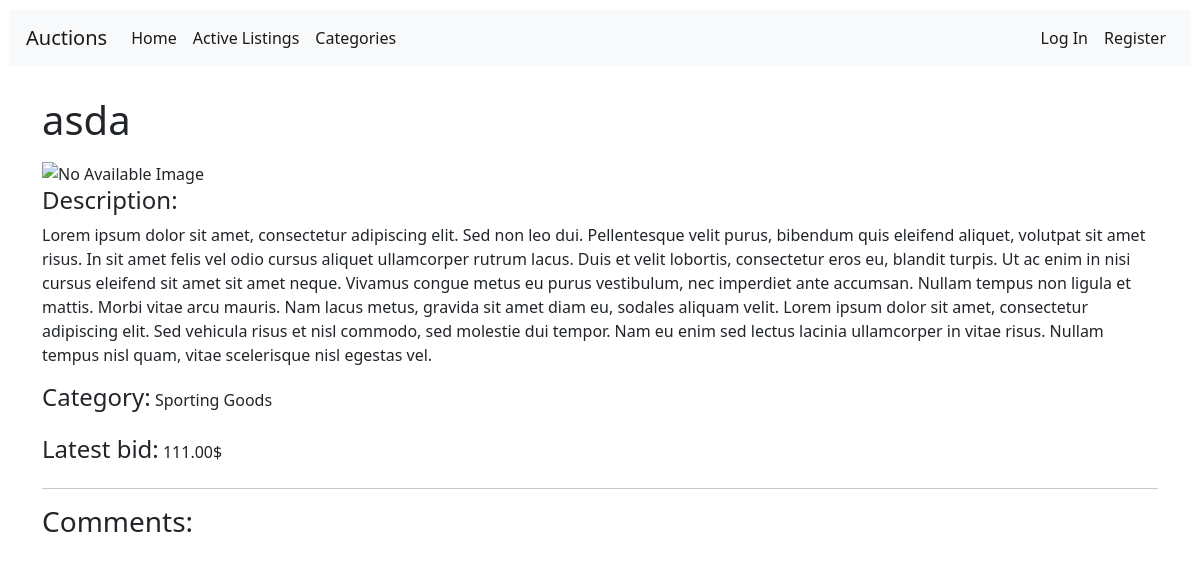
/listing/15, run on an earlier commit of the app's database.
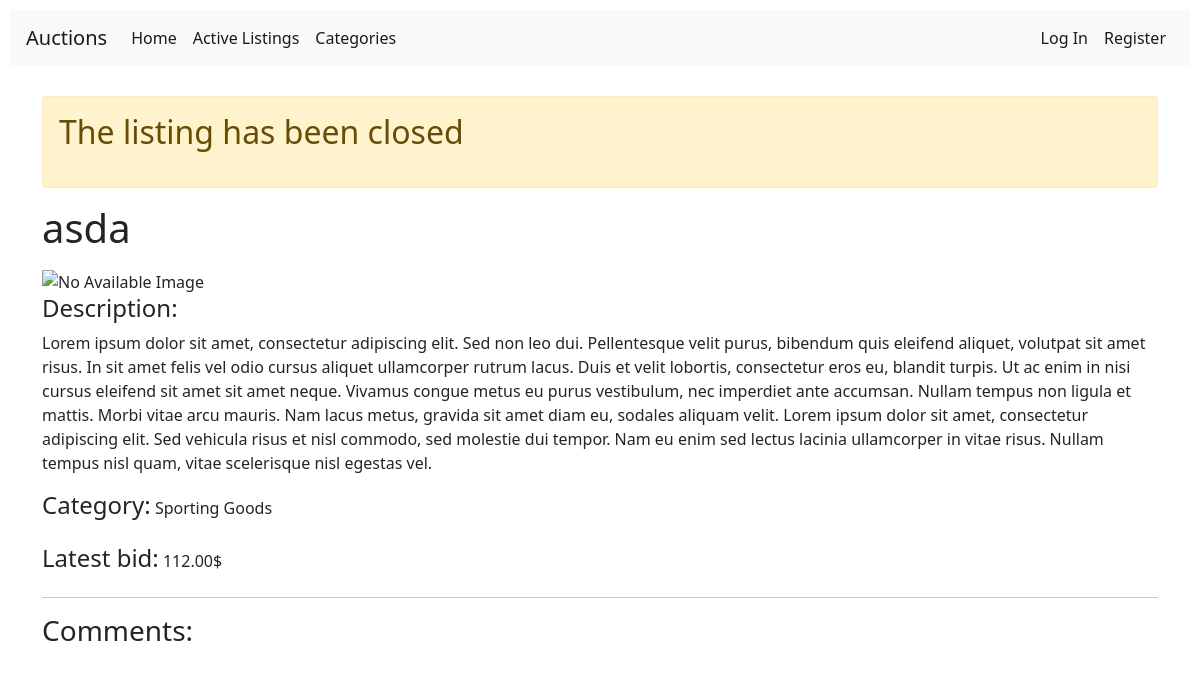
And on a later commit of the database.
### auctions/models.py (models this page shows, shortened)
class listing(models.Model):
    active = models.BooleanField(default=True)
    title = models.CharField(max_length=100)
    description = models.TextField()
    image = models.URLField(blank=True)
    category = models.ForeignKey(category, on_delete=models.CASCADE, related_name="listings")
    user = models.ForeignKey(User, on_delete=models.CASCADE, related_name= "listings", default='0')

class bid(models.Model):
    bid = models.DecimalField(decimal_places=2, max_digits=9)
    listing = models.ForeignKey(listing, on_delete=models.CASCADE, related_name= "bid")
    user = models.ForeignKey(User, on_delete=models.CASCADE, related_name= "bids", default='0')

class category(models.Model):
    category = models.CharField(max_length=40)
    def __str__(self) -> str:
        return self.category

### auctions/views.py (the view)
# urls.py: path("listing/<int:id>", views.showListing, name="showListing"),
def showListing(request, id):
    currentListing = listing.objects.get(pk=id)
    if not currentListing.active:
        show = False
    else:
        show = True
    return render(request, "auctions/showListing.html", {
        'listing': currentListing,
        'comments': comment.objects.filter(listing=currentListing)[::-1],
        'createComment': createComment(),
        'createBid': createBid(),
        'show': show,
    })

### auctions/templates/auctions/showListing.html (shortened to what this page needs)
{% extends "auctions/layout.html" %}
{% block body %}
    {% if not show and listing.bid.last.user.id == user.id %}
        <div class="alert alert-success mb-3" >
            <h2>Congrats! You have won this listing</h2>
        </div>
    {% elif not show %}
        <div class="alert alert-warning mb-3" >
            <h2>The listing has been closed</h2>
        </div>
    {% endif %}
    <h1>{{listing.title}}</h1>
    {% if listing.image %}
        <img src="{{listing.image}}" alt="Product's Image" id="showListingPic">
    {% else %}
        <img id="showListingPic" src="https://upload.wikimedia.org/wikipedia/commons/thumb/a/ac/No_image_available.svg/1024px-No_image_available.svg.png" alt="No Available Image">
    {% endif %}
    <div class="mb-3">
        <h4>Description:</h4>
        {{listing.description}}
    </div>
    <div class="mb-3">
        <label class="h4">Category: </label>
        {{listing.category}}
    </div>
    <div class="mb-3">
        <label class="h4">Latest bid: </label>
        {{listing.bid.last.bid}}$
    </div>
    <hr>
    <h3>Comments:</h3>
{% endblock %}

What changed in the data, as far as the page shows it:
changed listing "asda": bid.last.bid "111.00" → "112.00"
Also different on the page:
text now shown: "The listing has been closed"
